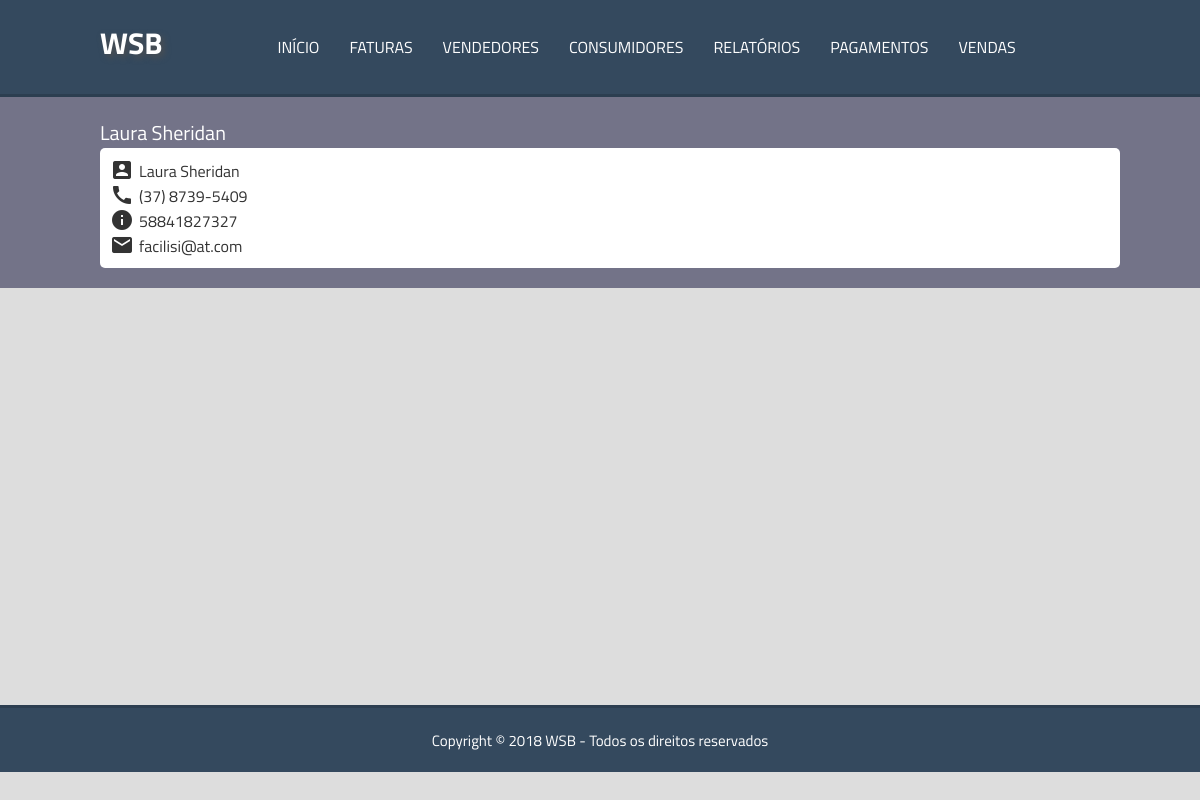
Page /visualizar/29 on the committed database.
### tables this page shows
CREATE TABLE `consumidor` (
  `idconsu` int(11) NOT NULL,
  `cpf` varchar(100) NOT NULL,
  `nome` varchar(100) NOT NULL,
  `telefone` varchar(100) NOT NULL,
  `email` varchar(100) NOT NULL
);

### paginas/visualizar.php (the view)
<div class="container corpo">
	<div id="center">
		<?php
		$idconsu = addslashes($explode['1']);
		$query = mysqli_query($con, "SELECT * FROM consumidor WHERE idconsu = '$idconsu'");
		$count = mysqli_num_rows($query);
		if ($count <= 0) {
			echo '<div class="erro"> Nenhum consumidor encontrado!</div>';
		}else{
			$dados = mysqli_fetch_assoc($query);
		?>
		<div class="titulo">
			<span><?= $dados['nome']; ?></span>
		</div>
		<div class="dadosConsu">
			<i class="material-icons" style="vertical-align: -5px; margin-right: 5px;">account_box</i><span><?= $dados['nome']; ?></span><p>
			<i class="material-icons" style="vertical-align: -5px; margin-right: 5px;">call</i><span><?= $dados['telefone']; ?></span><p>
				<i class="material-icons" style="vertical-align: -5px; margin-right: 5px;">info</i><span><?= $dados['cpf']; ?></span><p>
			<i class="material-icons" style="vertical-align: -5px; margin-right: 5px;">email</i><span><?= $dados['email']; ?></span><p>
		</div>
		<?php
				}
					?>
	</div>
</div>

### css/style.css (style rules this page uses)
* { margin: 0; padding: 0; }
body { background-color: #DDDDDD; font-family: 'Titillium Web', sans-serif; }
.container { width: 100%; height: auto; float: left; padding: 20px 0; }
.container #center { width: 1000px; margin: 0 auto; float: none; }
.corpo { background: #737388; color: #fff; }
.corpo .titulo { font-size: 20px; width: 100%; }
.dadosConsu { width: 100%; height: auto; padding: 10px; background: #fff; border-radius: 5px; color: #333; }

### rows in the picture
consumidor: nome "Laura Sheridan", telefone "(37) 8739-5409", cpf "58841827327", email "facilisi@at.com"
